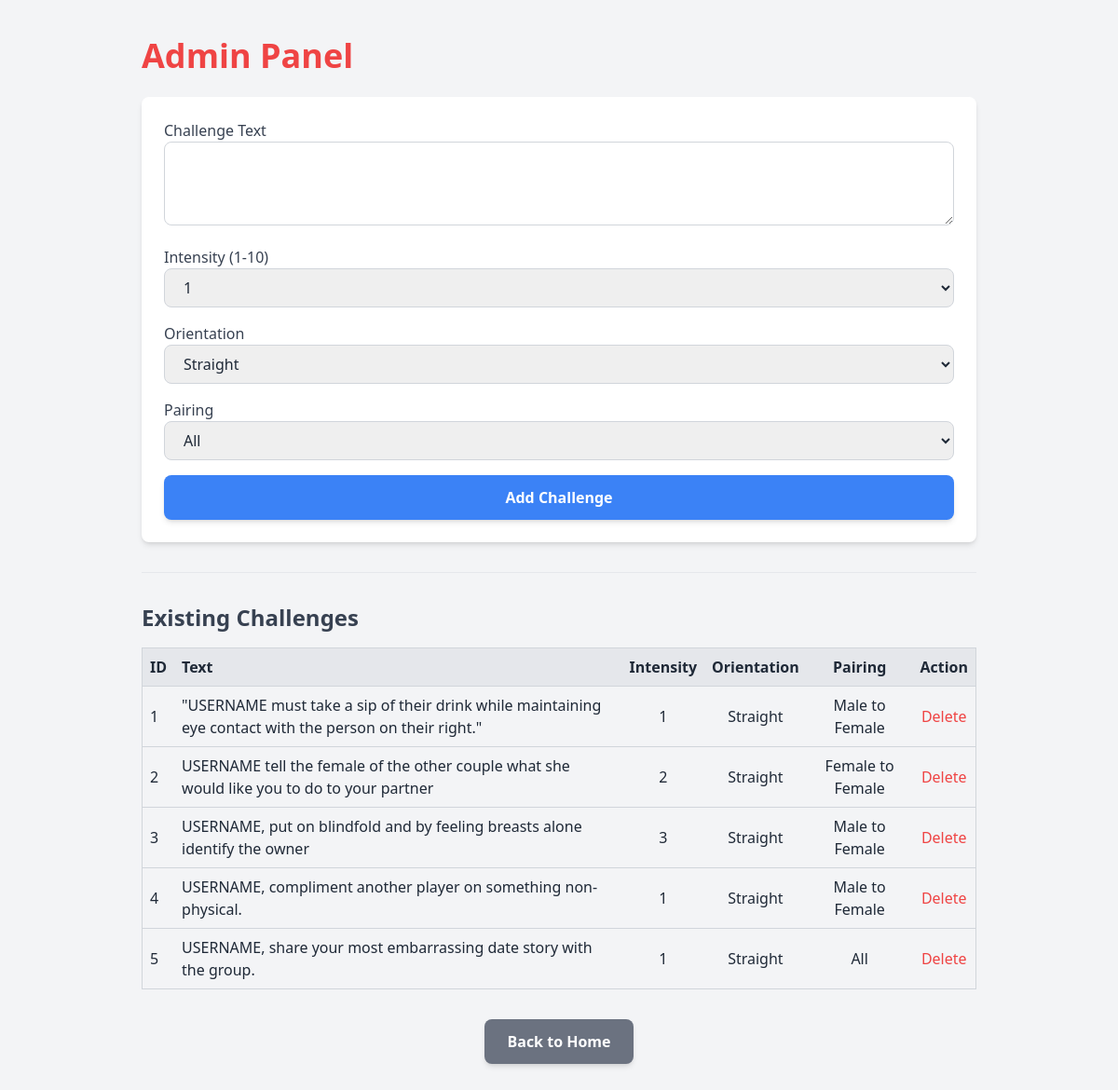
/admin (signed in), run on the app's committed database.
### tables this page shows
CREATE TABLE "challenges" (
        id INTEGER PRIMARY KEY AUTOINCREMENT,
        intensity INTEGER NOT NULL CHECK(intensity BETWEEN 1 AND 10),
        orientation TEXT NOT NULL CHECK(orientation IN ('Straight', 'Bi')),
        pairing TEXT NOT NULL CHECK(pairing IN (
            'Male to Female', 'Female to Male', 'Male to Male', 'Female to Female', 'All'
        )),
        challenge_text TEXT NOT NULL
    );

### app.py (the view, shortened to what this page needs)
@app.route("/admin", methods=["GET", "POST"])
def admin():
    if not session.get("admin_logged_in"):
        return redirect(url_for("admin_login"))
    conn = sqlite3.connect(DB_FILE)
    c = conn.cursor()
    c.execute("SELECT * FROM challenges")
    challenges = c.fetchall()
    conn.close()
    return render_template("admin.html", challenges=challenges)

### templates/admin.html (shortened to what this page needs)
<!DOCTYPE html>
<html lang="en">
<head>
  <script src="https://cdn.tailwindcss.com"></script>
</head>
<body class="bg-gray-100 text-gray-800 min-h-screen py-10 px-5">
  <div class="max-w-4xl mx-auto">
    <h1 class="text-4xl font-bold text-red-500 mb-6">Admin Panel</h1>
    <form method="POST" class="bg-white p-6 rounded-lg shadow-md space-y-4">
      <div>
        <label class="block font-medium text-gray-700">Challenge Text</label>
        <textarea name="challenge_text" required rows="3"
          class="w-full px-4 py-2 border border-gray-300 rounded-lg focus:outline-none focus:ring-2 focus:ring-red-500"></textarea>
      </div>
      <div>
        <label class="block font-medium text-gray-700">Intensity (1-10)</label>
        <select name="intensity" required
          class="w-full px-4 py-2 border border-gray-300 rounded-lg focus:outline-none focus:ring-2 focus:ring-red-500">
          {% for i in range(1, 11) %}
            <option value="{{ i }}">{{ i }}</option>
          {% endfor %}
        </select>
      </div>
      <div>
        <label class="block font-medium text-gray-700">Orientation</label>
        <select name="orientation" required
          class="w-full px-4 py-2 border border-gray-300 rounded-lg focus:outline-none focus:ring-2 focus:ring-red-500">
          <option value="Straight">Straight</option>
        </select>
      </div>
      <div>
        <label class="block font-medium text-gray-700">Pairing</label>
        <select name="pairing" required
          class="w-full px-4 py-2 border border-gray-300 rounded-lg focus:outline-none focus:ring-2 focus:ring-red-500">
          <option value="All">All</option>
        </select>
      </div>
      <button type="submit"
        class="w-full bg-blue-500 text-white py-3 px-6 rounded-lg font-semibold shadow-md hover:bg-blue-600 transition">
        Add Challenge
      </button>
    </form>
    <hr class="my-8">
    <h2 class="text-2xl font-semibold text-gray-700 mb-4">Existing Challenges</h2>
    <table class="w-full table-auto border border-gray-300">
      <thead class="bg-gray-200">
        <tr>
          <th class="p-2 text-left">ID</th>
          <th class="p-2 text-left">Text</th>
          <th class="p-2">Intensity</th>
          <th class="p-2">Orientation</th>
          <th class="p-2">Pairing</th>
          <th class="p-2">Action</th>
        </tr>
      </thead>
      <tbody>
        {% for challenge in challenges %}
          <tr class="border-t border-gray-300">
            <td class="p-2">{{ challenge[0] }}</td>
            <td class="p-2">{{ challenge[4] }}</td>
            <td class="p-2 text-center">{{ challenge[1] }}</td>
            <td class="p-2 text-center">{{ challenge[2] }}</td>
            <td class="p-2 text-center">{{ challenge[3] }}</td>
            <td class="p-2 text-center">
              <a href="{{ url_for('delete_challenge', id=challenge[0]) }}"
                 class="text-red-500 hover:underline">Delete</a>
            </td>
          </tr>
        {% endfor %}
      </tbody>
    </table>
    <div class="mt-8 text-center">
      <a href="{{ url_for('home') }}"
         class="inline-block px-6 py-3 bg-gray-500 text-white font-semibold rounded-lg shadow-md hover:bg-gray-600 transition">
        Back to Home
      </a>
    </div>
  </div>
</body>
</html>

### data on the page
challenges: id "1", challenge_text "\"USERNAME must take a sip of their drink while maintaining eye contact with the person on their right.\"", intensity "1", orientation "Straight", pairing "Male to Female"
challenges: id "2", challenge_text "USERNAME tell the female of the other couple what she would like you to do to your partner", intensity "2", orientation "Straight", pairing "Female to Female"
challenges: id "3", challenge_text "USERNAME, put on blindfold and by feeling breasts alone identify the owner", intensity "3", orientation "Straight", pairing "Male to Female"
challenges: id "4", challenge_text "USERNAME, compliment another player on something non-physical.", intensity "1", orientation "Straight", pairing "Male to Female"
challenges: id "5", challenge_text "USERNAME, share your most embarrassing date story with the group.", intensity "1", orientation "Straight", pairing "All"

### other printed values
form field intensity "1"
